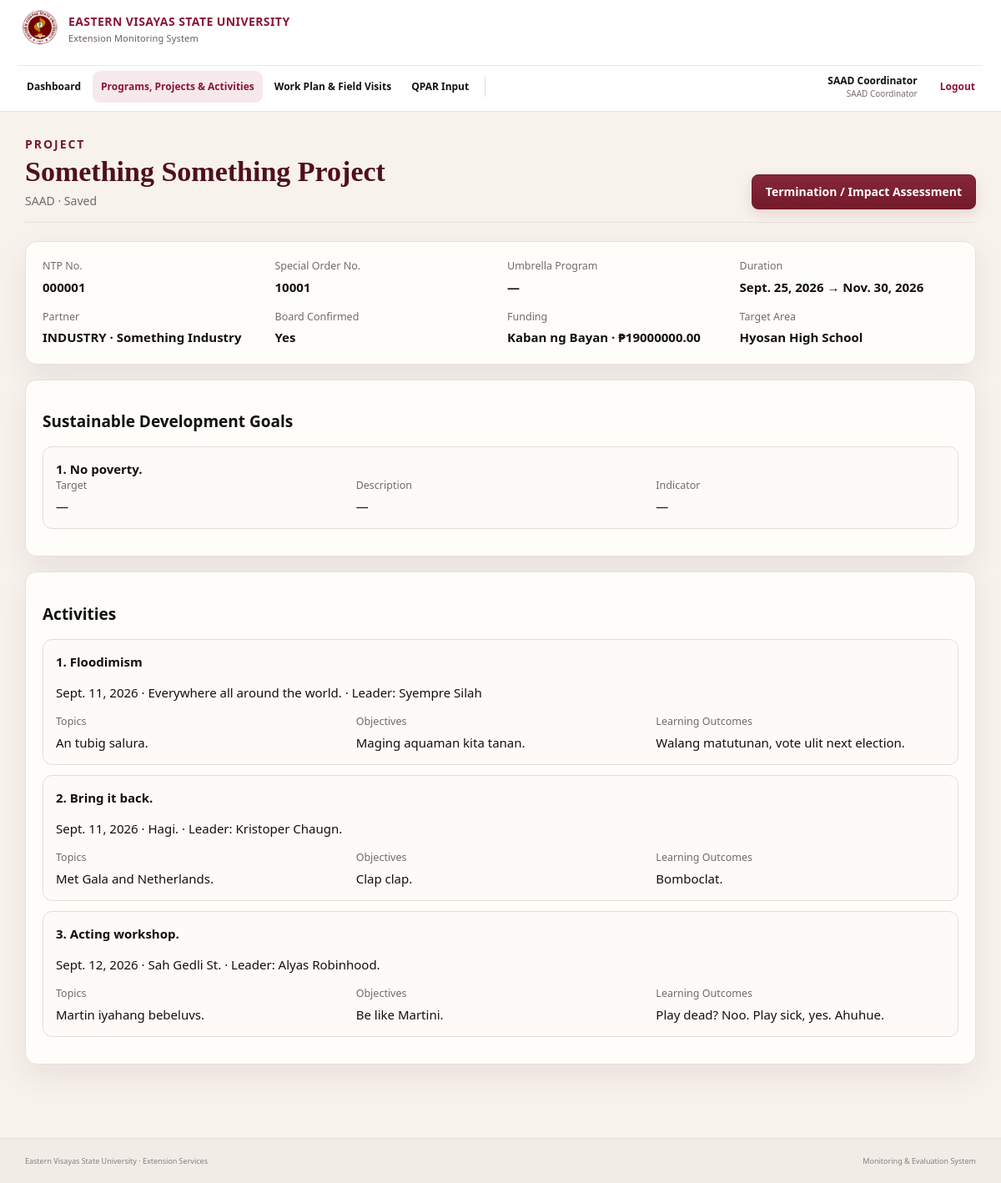
Page /ppas/1/ (signed in) on the committed database.
### dashboard/models.py (models this page shows, shortened)
class PPA(models.Model):
    PROGRAM = 'PROGRAM'
    PROJECT = 'PROJECT'
    TYPES = [(PROGRAM, 'Program'), (PROJECT, 'Project')]
    DRAFT = 'DRAFT'
    SAVED = 'SAVED'
    WORKFLOW = [(DRAFT, 'Draft'), (SAVED, 'Saved')]
    PARTNER_TYPES = [
        ('LGU', 'LGU'),
        ('INDUSTRY', 'Industry'),
        ('SME', 'SME'),
        ('OTHERS', 'Others'),
    ]
    created_by = models.ForeignKey(settings.AUTH_USER_MODEL, on_delete=models.PROTECT, related_name='created_ppas')
    unit = models.ForeignKey(Unit, on_delete=models.PROTECT, related_name='ppas')
    ppa_type = models.CharField(max_length=10, choices=TYPES)
    umbrella_program = models.ForeignKey(
        'self', null=True, blank=True, on_delete=models.SET_NULL,
        limit_choices_to={'ppa_type': PROGRAM}, related_name='projects'
    )
    workflow_status = models.CharField(max_length=10, choices=WORKFLOW, default=DRAFT)
    notice_to_proceed_no = models.CharField(max_length=120, blank=True)
    special_order_no = models.CharField(max_length=120, blank=True)
    title = models.CharField(max_length=300)
    proponents = models.TextField(blank=True)
    partner_category = models.CharField(max_length=20, choices=PARTNER_TYPES, blank=True)
    partner_name = models.CharField(max_length=240, blank=True)
    with_moa_mou = models.BooleanField(default=False)
    board_confirmed = models.BooleanField(default=False)
    board_resolution_no = models.CharField(max_length=120, blank=True)
    board_resolution_date = models.DateField(null=True, blank=True)
    leader_name = models.CharField(max_length=180, blank=True)
    leader_position = models.CharField(max_length=180, blank=True)
    leader_contact = models.CharField(max_length=220, blank=True)
    assistant_name = models.CharField(max_length=180, blank=True)
    assistant_position = models.CharField(max_length=180, blank=True)
    assistant_contact = models.CharField(max_length=220, blank=True)
    members = models.TextField(blank=True, help_text='One member per line')
    clientele = models.TextField(blank=True)
    target_area = models.CharField(max_length=260, blank=True)
    start_date = models.DateField(null=True, blank=True)
    end_date = models.DateField(null=True, blank=True)
    project_cost = models.DecimalField(max_digits=14, decimal_places=2, null=True, blank=True)
    funding_source = models.CharField(max_length=240, blank=True)
    urdea = models.TextField(blank=True)
    sdgs = models.TextField(blank=True)
    termination_date = models.DateField(null=True, blank=True)
    created_at = models.DateTimeField(auto_now_add=True)
    updated_at = models.DateTimeField(auto_now=True)
    class Meta:
        ordering = ['-updated_at', 'title']

class Unit(models.Model):
    SCHOOL = 'SCHOOL'
    CAMPUS = 'CAMPUS'
    OFFICE = 'OFFICE'
    TYPES = [(SCHOOL, 'School'), (CAMPUS, 'Campus'), (OFFICE, 'Office')]
    code = models.CharField(max_length=20, unique=True)
    name = models.CharField(max_length=120)
    unit_type = models.CharField(max_length=12, choices=TYPES)
    campus_name = models.CharField(max_length=120, default='Main Campus')
    active = models.BooleanField(default=True)
    class Meta:
        ordering = ['unit_type', 'name']

class SustainableDevelopmentGoal(models.Model):
    ppa = models.ForeignKey(PPA, on_delete=models.CASCADE, related_name='sdg_entries')
    order = models.PositiveIntegerField(default=1)
    goal_description = models.CharField(max_length=300)
    target = models.CharField(max_length=300, blank=True)
    description = models.TextField(blank=True)
    indicator = models.CharField(max_length=300, blank=True)
    class Meta:
        ordering = ['order', 'id']

class Activity(models.Model):
    project = models.ForeignKey(
        PPA, on_delete=models.CASCADE, related_name='activities',
        limit_choices_to={'ppa_type': PPA.PROJECT}
    )
    title = models.CharField(max_length=300)
    date = models.DateField(null=True, blank=True)
    time = models.TimeField(null=True, blank=True)
    venue = models.CharField(max_length=260, blank=True)
    activity_leader = models.CharField(max_length=180, blank=True)
    topics = models.TextField(blank=True)
    objectives = models.TextField(blank=True)
    learning_outcomes = models.TextField(blank=True)
    budget = models.DecimalField(max_digits=12, decimal_places=2, null=True, blank=True)
    class Meta:
        ordering = ['date', 'id']

### dashboard/views.py (the view)
# urls.py: path('ppas/<int:pk>/', views.ppa_detail, name='ppa_detail'),
@login_required
def ppa_detail(request, pk):
    obj = get_object_or_404(
        unit_scope(request.user, PPA.objects.all()).select_related('unit', 'umbrella_program', 'created_by'),
        pk=pk,
    )
    internal = obj.impact_assessments.filter(assessment_type=ImpactAssessment.INTERNAL).first()
    external = obj.impact_assessments.filter(assessment_type=ImpactAssessment.EXTERNAL).first()
    return render(request, 'dashboard/ppa_detail.html', {'obj': obj, 'internal': internal, 'external': external})

### dashboard/views.py (called while the page is built)
def get_profile(user):
    try:
        return user.evsu_profile
    except Exception:
        return None

def get_role(user):
    if user.is_superuser:
        return UserProfile.ME_HEAD
    p = get_profile(user)
    return p.role if p else ''

def unit_scope(user, qs):
    if get_role(user) == UserProfile.COORDINATOR:
        p = get_profile(user)
        return qs.filter(unit=p.unit) if p and p.unit else qs.none()
    return qs

### dashboard/templates/dashboard/ppa_detail.html (shortened to what this page needs)
{% extends 'dashboard/base.html' %}
{% block content %}
<div class="page-title"><div><p class="eyebrow">{{obj.get_ppa_type_display}}</p><h1>{{obj.title}}</h1><p>{{obj.unit.name}} · {{obj.get_workflow_status_display}}</p></div><div class="actions">{% if obj.workflow_status == 'DRAFT' and current_role == 'COORDINATOR' %}<a class="primary" href="{% url 'ppa_edit' obj.pk %}">Edit Draft</a>{% endif %}{% if obj.ppa_type == 'PROJECT' and obj.workflow_status == 'SAVED' %}<a class="primary" href="{% url 'ppa_lifecycle' obj.pk %}">Termination / Impact Assessment</a>{% endif %}</div></div>
<section class="card detail-grid"><div><small>NTP No.</small><b>{{obj.notice_to_proceed_no|default:'—'}}</b></div><div><small>Special Order No.</small><b>{{obj.special_order_no|default:'—'}}</b></div><div><small>Umbrella Program</small><b>{{obj.umbrella_program.title|default:'—'}}</b></div><div><small>Duration</small><b>{{obj.start_date|default:'—'}} → {{obj.end_date|default:'—'}}</b></div><div><small>Partner</small><b>{{obj.partner_category|default:'—'}} · {{obj.partner_name|default:'—'}}</b></div><div><small>Board Confirmed</small><b>{{obj.board_confirmed|yesno:'Yes,No'}}</b></div><div><small>Funding</small><b>{{obj.funding_source|default:'—'}} · ₱{{obj.project_cost|default:'0'}}</b></div><div><small>Target Area</small><b>{{obj.target_area|default:'—'}}</b></div></section>
<section class="card"><h2>Sustainable Development Goals</h2><div class="activity-stack">{% for s in obj.sdg_entries.all %}<div class="activity-card"><b>{{forloop.counter}}. {{s.goal_description}}</b><div class="three-col"><span><small>Target</small>{{s.target|default:'—'}}</span><span><small>Description</small>{{s.description|default:'—'}}</span><span><small>Indicator</small>{{s.indicator|default:'—'}}</span></div></div>{% empty %}<p>No structured SDG entries recorded.</p>{% endfor %}</div></section>
{% if obj.ppa_type == 'PROJECT' %}<section class="card"><h2>Activities</h2><div class="activity-stack">{% for a in obj.activities.all %}<div class="activity-card"><b>{{forloop.counter}}. {{a.title}}</b><p>{{a.date|default:'No date'}} · {{a.venue|default:'No venue'}} · Leader: {{a.activity_leader|default:'—'}}</p><div class="three-col"><span><small>Topics</small>{{a.topics|default:'—'}}</span><span><small>Objectives</small>{{a.objectives|default:'—'}}</span><span><small>Learning Outcomes</small>{{a.learning_outcomes|default:'—'}}</span></div></div>{% empty %}<p>No activities.</p>{% endfor %}</div></section>{% endif %}
{% endblock %}

### dashboard/static/dashboard/css/app.v6.css (style rules this page uses)
:root { --maroon:#741a2a;--maroon-deep:#4f101c;--maroon-soft:#8d2d3e;--gold:#d6aa4b;--gold-soft:#f3e6c2; --cream:#f7f4ef;--paper:#fffdfa;--ink:#252426;--muted:#706b6d;--line:#e8dfda;--line-strong:#d9cbc4; --success:#2f7a58;--warning:#b4791f;--danger:#a83a42;--shadow:0 14px 36px rgba(78,26,34,.08); }
* { box-sizing:border-box }
html { scroll-behavior:smooth }
body { margin:0;font-family:"Segoe UI",Inter,Arial,sans-serif;color:var(--ink);background:linear-gradient(180deg,#fbf9f6 0,#f6f2ed 100%);line-height:1.45 }
a { color:var(--maroon);text-decoration:none }
.page-title { display:flex;justify-content:space-between;align-items:flex-end;gap:22px;margin:4px 0 22px;padding-bottom:15px;border-bottom:1px solid var(--line) }
.page-title h1 { font-family:Georgia,"Times New Roman",serif;font-size:31px;line-height:1.15;color:var(--maroon-deep);margin:3px 0 5px }
.page-title p { margin:0;color:var(--muted) }
.eyebrow { font-weight:800;letter-spacing:.14em;font-size:10px;color:var(--maroon)!important;text-transform:uppercase }
.actions,.inline,.quick-actions { display:flex;gap:8px;align-items:center;flex-wrap:wrap }
.primary,.secondary { border-radius:8px;padding:10px 15px;font-weight:700;cursor:pointer;display:inline-flex;align-items:center;justify-content:center;gap:6px;transition:.16s ease }
.primary { background:linear-gradient(180deg,#85263a,var(--maroon));color:#fff;border:1px solid var(--maroon);box-shadow:0 6px 15px #741a2a20 }
.card { background:rgba(255,253,250,.96);border:1px solid var(--line);border-radius:14px;padding:20px;margin-bottom:18px;box-shadow:var(--shadow);position:relative }
.card:before { content:"";position:absolute;left:0;top:22px;bottom:22px;width:2px;border-radius:3px;background:transparent }
.person-card,.activity-card,.project-card,.field-entry { border:1px solid var(--line);background:#fdfaf8;border-radius:11px;padding:15px;margin:12px 0 }
.activity-card { border-left:3px solid var(--gold) }
.detail-grid { display:grid;grid-template-columns:repeat(4,1fr);gap:16px }
.detail-grid small,.three-col small { display:block;color:var(--muted);margin-bottom:4px }
.three-col { display:grid;grid-template-columns:repeat(3,1fr);gap:13px }
:root { --ref-maroon:#8b1535;--ref-maroon-dark:#74102b;--ref-gold:#d5a300;--ref-bg:#f7f2ec;--ref-line:#e7dcd6;--ref-ink:#111;--ref-muted:#725f63 }
body { background:var(--ref-bg);font-family:"Segoe UI",Arial,sans-serif;color:var(--ref-ink) }
html { font-size:16px }
body { font-size:15px;line-height:1.48 }
.page-title h1 { font-size:34px }
.page-title p { font-size:14px }
.eyebrow { font-size:12px }
.reference-card h2,.card h2 { font-size:19px }
.primary,.secondary,.ghost-btn,.outline-action,button.primary,button.secondary { font-size:14px;min-height:42px;padding:10px 16px;font-weight:800 }
.activity-card { border:1px solid var(--ref-line);box-shadow:none }

### dashboard/templates/dashboard/base.html (style rules this page uses)
html,body { margin:0 }

### rows in the picture
PPA: ppa_type "PROJECT", title "Something Something Project", unit.name "SAAD", workflow_status "Saved", notice_to_proceed_no "000001", special_order_no "10001", umbrella_program "—", start_date "Sept. 25, 2026", end_date "Nov. 30, 2026", partner_category "INDUSTRY", partner_name "Something Industry", board_confirmed "Yes", funding_source "Kaban ng Bayan", project_cost "19000000.00", target_area "Hyosan High School"
SustainableDevelopmentGoal: goal_description "No poverty.", target "—", description "—", indicator "—"
Activity: title "Floodimism", date "Sept. 11, 2026", venue "Everywhere all around the world.", activity_leader "Syempre Silah", topics "An tubig salura.", objectives "Maging aquaman kita tanan.", learning_outcomes "Walang matutunan, vote ulit next election."
Activity: title "Bring it back.", date "Sept. 11, 2026", venue "Hagi.", activity_leader "Kristoper Chaugn.", topics "Met Gala and Netherlands.", objectives "Clap clap.", learning_outcomes "Bomboclat."
Activity: title "Acting workshop.", date "Sept. 12, 2026", venue "Sah Gedli St.", activity_leader "Alyas Robinhood.", topics "Martin iyahang bebeluvs.", objectives "Be like Martini.", learning_outcomes "Play dead? Noo. Play sick, yes. Ahuhue."

### other values in the picture
{{ current_user_name }} "SAAD Coordinator"
{{ current_role_label }} "SAAD Coordinator"
